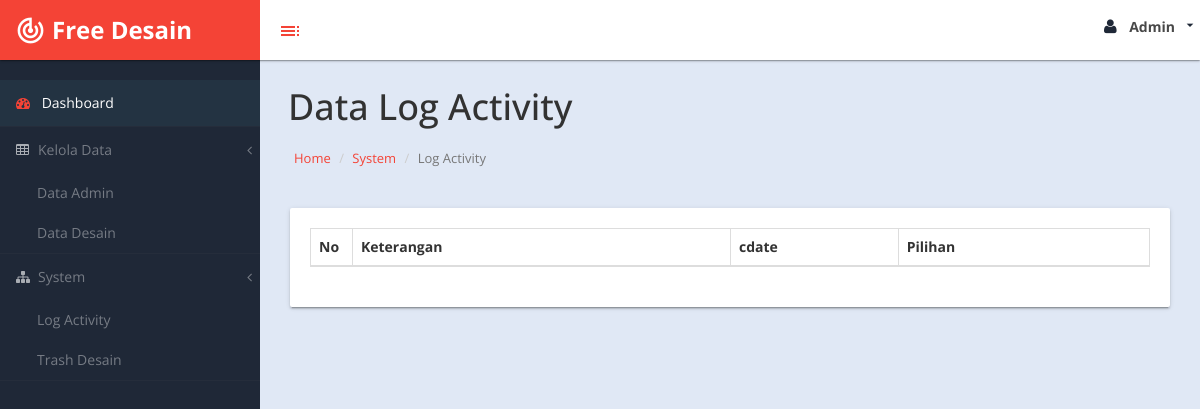
Page /adm/data/sistem/log_aktivity/tampil_log.php on the earlier database version.
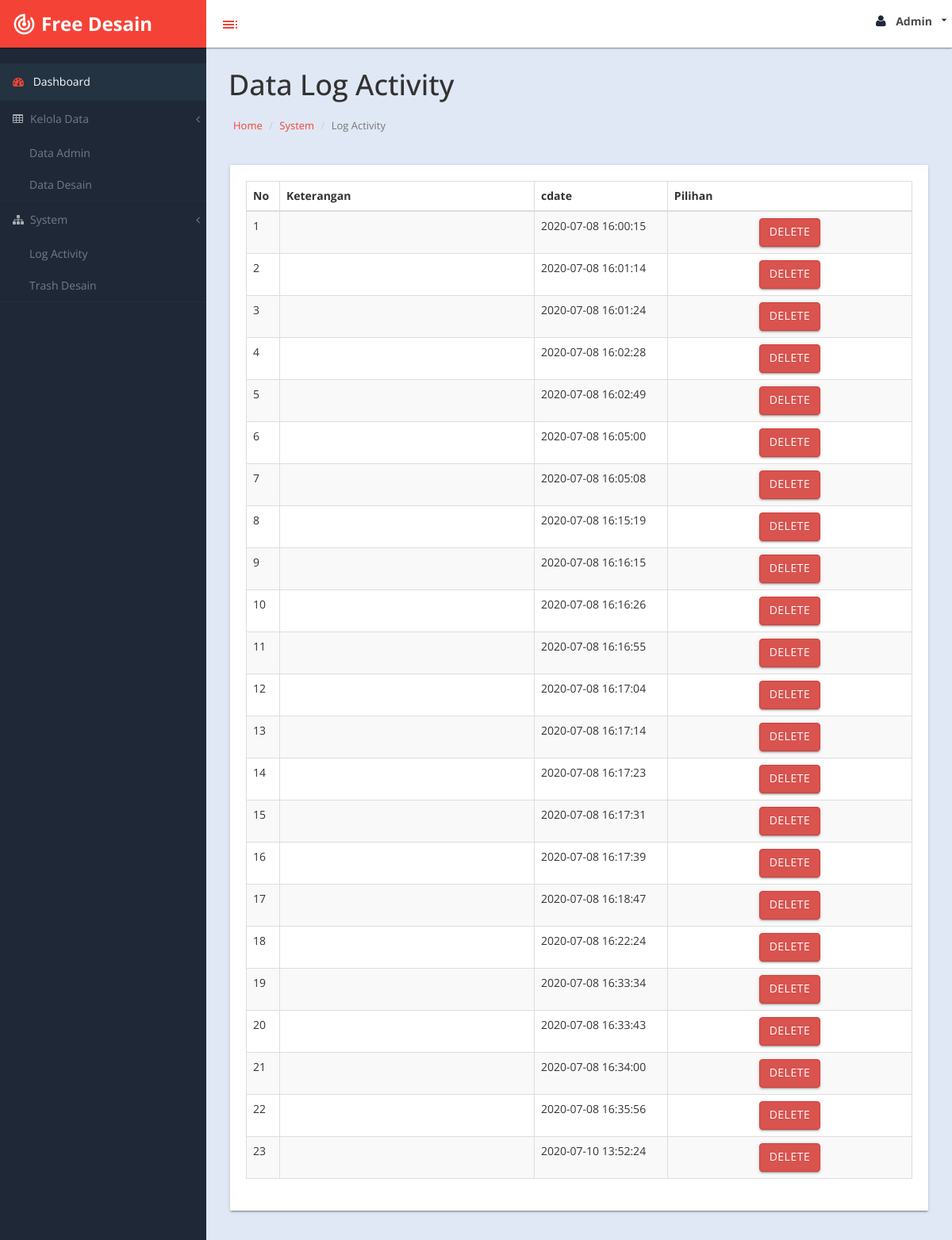
Same page on the later database version.
### tables this page shows
CREATE TABLE `log_aktivity` (
  `id` int(20) NOT NULL,
  `keterangan` varchar(2000) NOT NULL,
  `cdate` datetime NOT NULL DEFAULT current_timestamp()
);

### adm/data/sistem/log_aktivity/database_log.php (called while the page is built, shortened)
<?php
class databaseLog{
  var $host = "localhost";
  var $username = "root";
  var $password = "";
  var $database = "freelance";
  var $koneksi = "";
  function __construct(){
    $this->koneksi = mysqli_connect($this->host, $this->username, $this->password,$this->database);
  }
  public function tampil_dataLog()
  {
    $data = mysqli_query($this->koneksi,"SELECT * FROM `log_aktivity`");
    while($row = mysqli_fetch_array($data)){
      $hasil[] = $row;
    }
    return $hasil;
  }
}
?>

### adm/data/sistem/log_aktivity/tampil_log.php (the view, shortened to what this page needs)
<?php
include('database_log.php');
$db = new databaseLog();
$data_log = $db->tampil_dataLog();
?>
<!DOCTYPE html>
<html xmlns="http://www.w3.org/1999/xhtml">
<head>
    <link rel="stylesheet" href="../../../assets/materialize/css/materialize.min.css" media="screen,projection" />
    <link href="../../../assets/css/bootstrap.css" rel="stylesheet" />
    <link href="../../../assets/css/font-awesome.css" rel="stylesheet" />
    <link href="../../../assets/js/morris/morris-0.4.3.min.css" rel="stylesheet" />
    <link href="../../../assets/css/custom-styles.css" rel="stylesheet" />
    <link rel="stylesheet" href="../../../assets/js/Lightweight-Chart/cssCharts.css">
</head>
<body>
    <div id="wrapper">
        <nav class="navbar navbar-default top-navbar" role="navigation">
            <div class="navbar-header">
                <a class="navbar-brand waves-effect waves-dark" href="../../../index.php"><i class="large material-icons">track_changes</i> <strong>Free Desain</strong></a>
        <div id="sideNav" href=""><i class="material-icons dp48">toc</i></div>
            </div>
            <ul class="nav navbar-top-links navbar-right">
                  <li><a class="dropdown-button waves-effect waves-dark" href="#!" data-activates="dropdown1"><i class="fa fa-user fa-fw"></i> <b>Admin</b> <i class="material-icons right">arrow_drop_down</i></a></li>
            </ul>
        </nav>
        <nav class="navbar-default navbar-side" role="navigation">
            <div class="sidebar-collapse">
                <ul class="nav" id="main-menu">
                    <li>
                        <a class="active-menu waves-effect waves-dark" href="../../../index.php"><i class="fa fa-dashboard"></i> Dashboard</a>
                    </li>
                    <li>
                        <a href="#" class="waves-effect waves-dark"><i class="fa fa-table"></i>Kelola Data<span class="fa arrow"></span></a>
                        <ul class="nav nav-second-level">
                            <li>
                                <a href="../../kelola/admin/tampil.php">Data Admin</a>
                            </li>
                            <li>
                                <a href="../../kelola/desain/tampil_desain.php">Data Desain</a>
                            </li>
                        </ul>
                    </li>
                    <li>
                        <a href="#" class="waves-effect waves-dark"><i class="fa fa-sitemap"></i>System<span class="fa arrow"></span></a>
                        <ul class="nav nav-second-level">
                            <li>
                                <a href="tampil_log.php">Log Activity</a>
                            </li>
                            <li>
                                <a href="#">Trash Desain</a>
                            </li>
                        </ul>
                    </li>
                </ul>
            </div>
        </nav>
        <div id="page-wrapper">
          <div class="header">
                        <h1 class="page-header">
                            Data Log Activity
                        </h1>
                        <ol class="breadcrumb">
                      <li><a href="#">Home</a></li>
                      <li><a href="#">System</a></li>
                      <li class="active">Log Activity</li>
                    </ol>
 <div id="page-inner">
            <div class="row">
                <div class="col-md-12">
                    <div class="card">
                        <div class="card-content">
                            <div class="table-responsive">
          <table class="table table-striped table-bordered table-hover" id="dataTables-example">
            <thead>
              <tr>
                <th style="width:5%;">No</th>
                <th style="width:25%%;">Keterangan</th>
                <th style="width:20%;">cdate</th>
                <th>Pilihan</td>
              </tr>
            </thead>
            <tbody>
                <?php
                $no = 1;
                foreach($data_log as $row){
                  ?>
                <tr>
                  <td><?php echo $no++; ?></td>
                <td><?php echo $row['keterangan']; ?></td>
                <td><?php echo $row['cdate']?></td>
                  <td>
                    <center>
                      <a href="proses_log.php?id=<?php echo $row['id']; ?>&action=hapus"class="btn btn-danger">Delete</a>
                    </center>
                  </td>
                </tr>
                <?php
                  }
                ?>
</body>
</html>

### adm/assets/css/custom-styles.css (style rules this page uses)
body { font-family: 'Open Sans', sans-serif; background: #1F2837; }
#wrapper { width: 100%; }
#page-wrapper { padding: 15px 15px; min-height: 600px; background: #ececec; }
#page-inner { width:100%; margin:10px 20px 10px 0px; padding: 15px 30px; min-height:1200px; }
h1, .h1, h2, .h2, h3, .h3 { margin-top: 7px; margin-bottom: -5px; }
.navbar-side { z-index: 0; }
.navbar-side .nav > li > a > i { color: rgba(255, 255, 255, 0.62);padding: 8px;width: 20px;text-align: center;font-size: 14px; }
.top-navbar { position: fixed;width: 100%;z-index: 300;-webkit-box-shadow: 0 3px 3px rgba(0, 0, 0, 0.05);-moz-box-shadow: 0 3px 3px rgba(0, 0, 0, 0.05);box-shadow: 0 3px 3px rgba(0, 0, 0, 0.05);box-shadow: 0 1px 3px 0 rgba(0,0,0,.2),0 1px 1px 0 rgba(0,0,0,.14),0 2px 1px -1px rgba(0,0,0,.12); }
.navbar-side { z-index: 2; position: fixed; width: 260px; top: 80px; box-shadow: none; }
#page-wrapper { position: relative; top: 55px; -moz-box-shadow: 0 0 10px #757575; }
.breadcrumb { padding: 10px 10px 10px 20px;margin-bottom: 0;list-style: none;border-radius: 0;background: transparent;line-height: 20px;font-size: 13px;margin-left: 14px; }
.page-header { padding-bottom: 0;margin: 0;border-bottom: 1px solid transparent;text-align: left;background-color: transparent;padding: 32px 22px 10px 28px;color: #323232; }
.top-navbar { margin:0px; }
.top-navbar .navbar-brand { color: #fff;width: 260px;text-align: left;height: 60px;font-size: 24px;font-weight: 700;line-height: 30px;background: #f44336; }
.top-navbar .nav > li { position: relative; display: inline-block; margin: 0px; padding: 0px; }
.top-navbar .nav > li > a { position: relative;display: block;padding: 17px;color: #484848;margin: 0px; }
.active-menu, .active-menu i { background-color: #233342 !important; color: #fff !important; }
.active-menu i { color: #f44336 !important; }
.arrow { float: right; margin-top: 8px; }
.fa.arrow:before { content: "\f104"; }
.nav-second-level li, .nav-third-level li { border-bottom: none !important; }
.nav-second-level li a { padding-left: 37px; }
.sidebar-collapse , .sidebar-collapse .nav { background:none; }
.sidebar-collapse .nav { padding:0; }
.sidebar-collapse .nav > li > a { color: rgba(255, 255, 255, 0.39); background:transparent; text-shadow:none; }
.sidebar-collapse > .nav > li > a { padding: 8px; font-size: 14px; }
.sidebar-collapse > .nav > li { border-bottom: 1px solid rgba(107, 108, 109, 0.08); }
.navbar-side { border:none; background: #1F2837; }
.top-navbar { background: #ffffff; border-bottom:none; }
.top-navbar .nav > li > a > i { margin-right: 0; }
.navbar-default { border: 0px solid #1f2837; }
.navbar-header { background: transparent; }
.nav > li > a > i { margin-right:10px; color: #1f2837; font-size: 16px; }
#sideNav { float: left; left: 0; z-index: 3; color: #f44336; cursor:pointer; border-radius: 0; width: 14px; font-size: 44px; line-height: 33px; margin: 7px 0 0 13px; background: #ffffff; width: 34px; height: 34px; text-align: center; line-height: 34px; padding-top: 5px; margin-top: 14px; border-radius: 50%; }
#page-wrapper { background: #e0e8f5; }
@media (min-width:768px) { #page-wrapper { margin: 0 0 0 260px; padding: 0; min-height: 1200px; } }
@media (min-width:768px) { .navbar-side { width: 260px; z-index: 1; } }
@media (min-width:768px) { .navbar { border-radius: 0px; } }
.top-navbar .nav > li > a b { margin:0 5px; }
.navbar-brand i.large.material-icons { float: left; font-size: 31px; margin-right: 6px; }
.header .breadcrumb:before { font-size: 14px; margin-right: 0px; color: #717171; display: none; }
.header .breadcrumb li a { font-size: 13px; font-size: 13px; text-decoration: none; color: #717171; text-decoration: none; color: #f44336; }

Differences in the rows shown:
added log_aktivity: cdate "2020-07-08 16:00:15"
added log_aktivity: cdate "2020-07-08 16:01:14"
added log_aktivity: cdate "2020-07-08 16:01:24"
added log_aktivity: cdate "2020-07-08 16:02:28"
added log_aktivity: cdate "2020-07-08 16:02:49"
added log_aktivity: cdate "2020-07-08 16:05:00"
added log_aktivity: cdate "2020-07-08 16:05:08"
added log_aktivity: cdate "2020-07-08 16:15:19"
added log_aktivity: cdate "2020-07-08 16:16:15"
added log_aktivity: cdate "2020-07-08 16:16:26"
added log_aktivity: cdate "2020-07-08 16:16:55"
added log_aktivity: cdate "2020-07-08 16:17:04"
added log_aktivity: cdate "2020-07-08 16:17:14"
added log_aktivity: cdate "2020-07-08 16:17:23"
added log_aktivity: cdate "2020-07-08 16:17:31"
added log_aktivity: cdate "2020-07-08 16:17:39"
added log_aktivity: cdate "2020-07-08 16:18:47"
added log_aktivity: cdate "2020-07-08 16:22:24"
added log_aktivity: cdate "2020-07-08 16:33:34"
added log_aktivity: cdate "2020-07-08 16:33:43"
added log_aktivity: cdate "2020-07-08 16:34:00"
added log_aktivity: cdate "2020-07-08 16:35:56"
added log_aktivity: cdate "2020-07-10 13:52:24"
